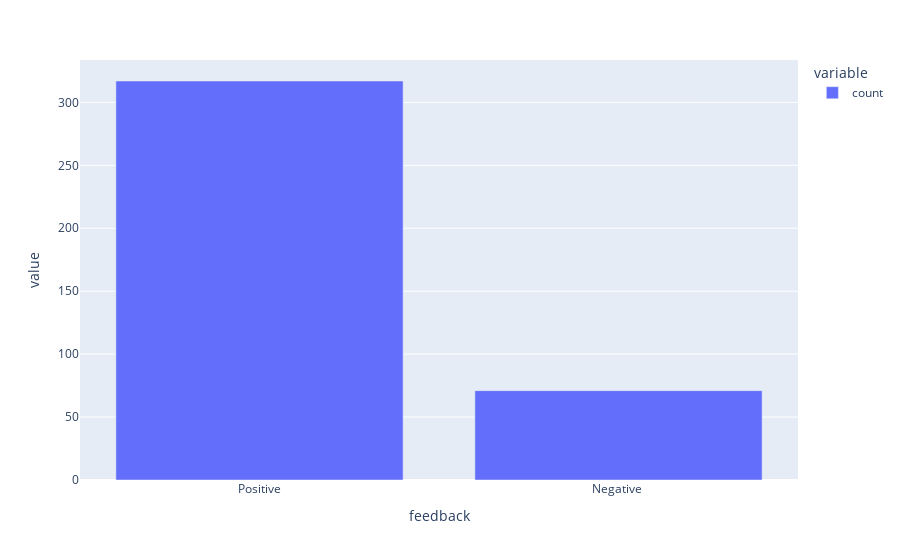

Source (notebook cell):
### Code cell
px.bar(Feedback)

### Figure 1 — Plotly figure (JSON) as saved in the notebook; plotly's stock layout.template omitted (floating-point values rounded to 4 significant figures)
{"data": [{"alignmentgroup": "True", "hovertemplate": "variable=count<br>feedback=%{x}<br>value=%{y}<extra></extra>", "legendgroup": "count", "marker": {"color": "#636efa", "pattern": {"shape": ""}}, "name": "count", "offsetgroup": "count", "orientation": "v", "showlegend": true, "textposition": "auto", "type": "bar", "x": ["Positive", "Negative "], "xaxis": "x", "y": [317, 71], "yaxis": "y"}], "layout": {"autosize": true, "barmode": "relative", "legend": {"title": {"text": "variable"}, "tracegroupgap": 0}, "margin": {"t": 60}, "xaxis": {"anchor": "y", "autorange": true, "domain": [0, 1], "range": [-0.5, 1.5], "title": {"text": "feedback"}, "type": "category"}, "yaxis": {"anchor": "x", "autorange": true, "domain": [0, 1], "range": [0, 333.7], "title": {"text": "value"}, "type": "linear"}}}
